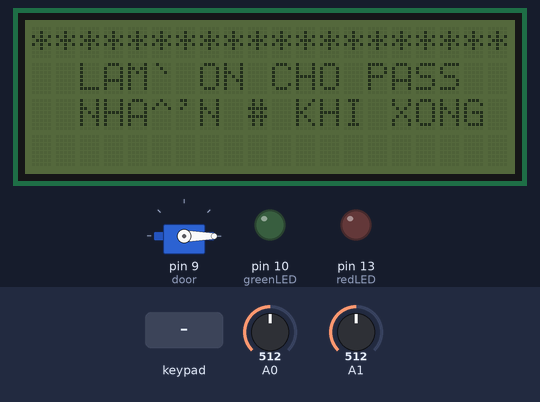
Bench run of a sketch on a simulated Arduino Uno, built with avr-gcc and run on an emulated ATmega328P. Shown: servo, 20×4 character LCD, output pins drawn as LEDs (lit = HIGH). The inputs (shaded band) are chosen by the test bench; at power-on: A0 = 512, A1 = 512.

Above: at 1.3 s.
1.4 s: A0 set to 990
2.9 s: A0 set to 1012
At 3.6 s:
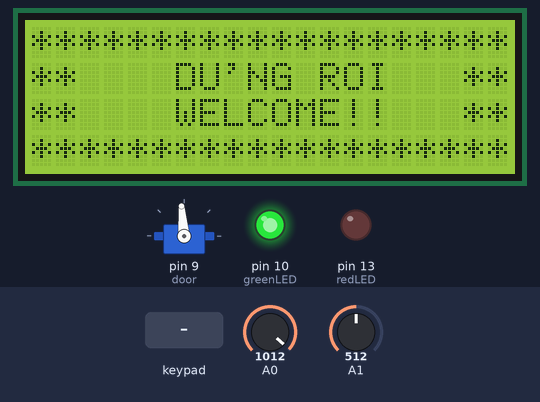
4.4 s: A1 set to 1010
At 6.05 s:
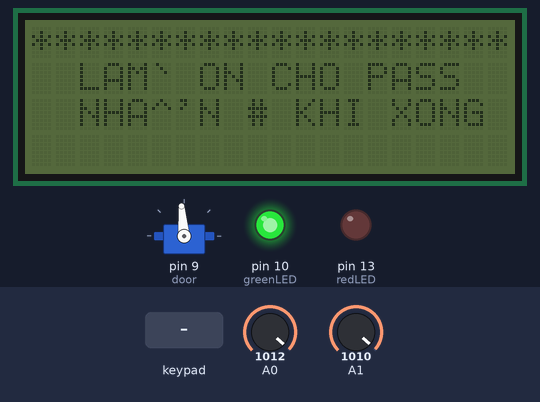
7.4 s: keypad keys 8 7 6 5 # pressed 0.4 s apart
At 10.2 s:
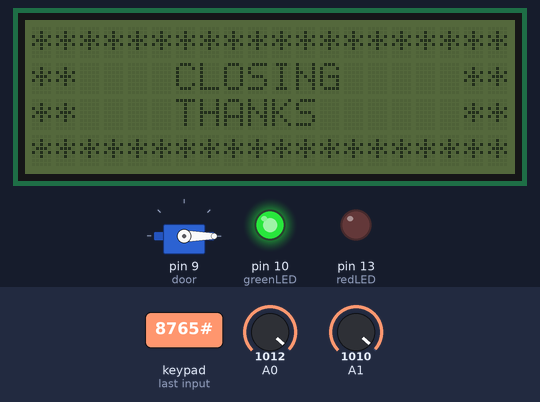
12.4 s: A0 set to 900
15.4 s: A0 set to 1010
At 17.6 s:
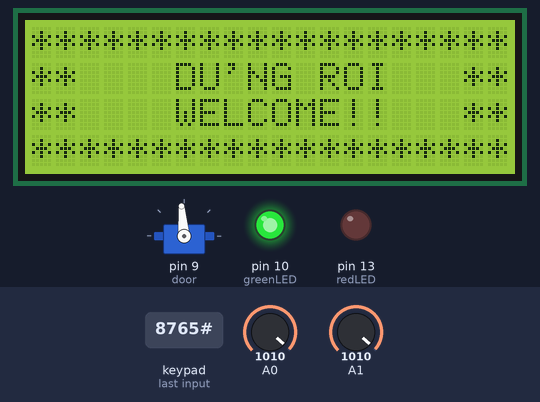
Timing chart, 0 to 19.1 s (numbered marks = the images above; inputs shaded):
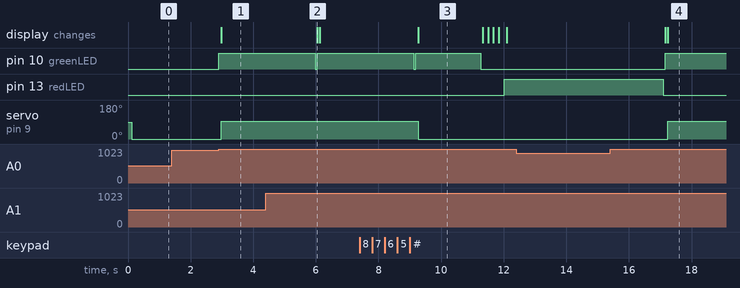

Measured:
- the behaviour switches between 1000 and 1001 on A0 (found by bisection; images 0 and 1)
- after the input at 1.4 s, every drawn part: stays the same
- after the input at 2.9 s, pin 10 (greenLED): LOW → HIGH at once; servo on pin 9 (door): 0° → 95° after 0.08 s; the display: changes after 0.08 s (image 1)
- after the input at 7.4 s, pin 10 (greenLED): goes on until 11.3 s, then stays LOW; pin 13 (redLED): LOW → HIGH after 4.6 s; servo on pin 9 (door): goes on until 9.3 s, then stays 0°
- after the input at 12.4 s, every drawn part: stays the same
- after the input at 15.4 s, servo on pin 9 (door): 0° → 95° after 1.8 s; the display: first differs from a run without the input after 1.8 s (image 4)
- what the display in image 3 shows lasts 2.0 s, from 9.3 s to 11.3 s

The sketch:

doorLock.ino
```cpp
#include <Servo.h>
Servo door;

#include <Keypad.h>
const byte ROWS = 4;
const byte COLS = 3;

char hexaKeys[ROWS][COLS] = {
  {'1', '2', '3'},
  {'4', '5', '6'},
  {'7', '8', '9'},
  {'*', '0', '#'}
};

byte rowPins[ROWS] = {8, 7, 6, 5};
byte colPins[COLS] = {4, 3, 2};

Keypad customKeypad = Keypad(makeKeymap(hexaKeys), rowPins, colPins, ROWS, COLS);


#include <Wire.h>
#include <LiquidCrystal_I2C.h>

LiquidCrystal_I2C lcd(0x27,20,4);  // set the LCD address to 0x27 for a 16 chars and 2 line display
  int total;
int password=1111;
int doorcondition = 0;
int greenLED = 10;
int redLED = 13;
int d=4;
int c=5;

void setup() {


pinMode(greenLED, OUTPUT);
pinMode(redLED, OUTPUT);
  door.attach(9);        //attach the servo on pins
  Serial.begin(9600);
  lcd.init();
  // Print a message to the LCD.
  lcd.backlight();

  lcd.clear();
  lcd.setCursor(0,0);
  lcd.print("********************");
  lcd.setCursor(0,1);
  lcd.print("  LAM` ON CHO PASS");
  lcd.setCursor(0,2);
  lcd.print("  NHA^'N # KHI XONG");
  lcd.setCursor(0,3);
  lcd.setBacklight(0);
door.write(0);

}


void loop() {
int   a = analogRead(A0);
int   b = analogRead(A1);
if (a>1000){

  unlockDoor();
  lcd.setBacklight(0);
}
if (b>1000){

  lockDoor();
} lcd.setBacklight(0);

char costomKey = customKeypad.getKey();
if(costomKey){
int   i = GetNumber();

if (i == 999){
 password = GetPass();
 lcd.setBacklight(0);
}
else if (i != password){

  invalidCode();
  lcd.setBacklight(0);
}
else if ( i == password) {

  unlockDoor();
  lcd.setBacklight(0);
}

}


  }

int GetNumber()
{lcd.setBacklight(200);
   int num = 0;
   char key = customKeypad.getKey();

   while(key != '#')
   {
      switch (key)
      {
         case NO_KEY:
            break;

         case '0': case '1': case '2': case '3': case '4':
         case '5': case '6': case '7': case '8': case '9':
            lcd.print(key);
            num = num * 10 + (key - '0');
            break;

         case '*':
            num = 0;
            displayCodeEntryScreen();
            break;
      }

      key = customKeypad.getKey();
   }

   return num;
}


 int GetPass()
{lcd.setBacklight(200);
   int num = 0;
   char key = customKeypad.getKey();
   lcd.clear();
  lcd.setCursor(0,0);
  lcd.print("********************");
  lcd.setCursor(0,1);
  lcd.print("****THAY PASS HA?***");
  lcd.setCursor(0,2);
  lcd.print("******GHI DI:");
  lcd.setCursor(0,3);
   while(key != '#')
   {
      switch (key)
      {
         case NO_KEY:
            break;

         case '0': case '1': case '2': case '3': case '4':
         case '5': case '6': case '7': case '8': case '9':
            lcd.print(key);
            num = num * 10 + (key - '0');
            break;

         case '*':
            num = 0;
  lcd.clear();
  lcd.setCursor(0,0);
  lcd.print("********************");
  lcd.setCursor(0,1);
  lcd.print("****THAY PASS HA?***");
  lcd.setCursor(0,2);
  lcd.print("******GHI DI:");
  lcd.setCursor(0,3);
            break;
      }

      key = customKeypad.getKey();
   }
   lcd.clear();
   lcd.setCursor(0,0);
   lcd.print("NEW PASSWORD SET");
   delay(2000);
   displayCodeEntryScreen();
   return num;
}


  void invalidCode()
{
  lcd.setBacklight(200);
  digitalWrite(redLED, HIGH);
  lcd.clear();
  lcd.setCursor(0,0);
  lcd.print("********************");
  lcd.setCursor(0,1);
  lcd.print("**  MAY` LA` AI?  **");
  lcd.setCursor(0,2);
  lcd.print("**  SAI PASS ROI  **");
  lcd.setCursor(0,3);
  lcd.print("********CU'T*****");
  lcd.print(d);
  lcd.print("***");
  d=d-1;
  if (d>0){
  delay(5000);
  digitalWrite(redLED, LOW);
  displayCodeEntryScreen();
}
  else{
 lcd.clear();
  lcd.setBacklight(0);
  d=4;
   }

  }


  void unlockDoor()
{
  lcd.setBacklight(200);
  digitalWrite(10, HIGH);
  lcd.clear();
  lcd.setCursor(0,0);
  lcd.print("********************");
  lcd.setCursor(0,1);
  lcd.print("**    DU'NG ROI   **");
  lcd.setCursor(0,2);
  lcd.print("**    WELCOME!!   **");
  lcd.setCursor(0,3);
  lcd.print("********************");

  //add any code to unlock the door here

   door.write(95);
  delay(3000);
  digitalWrite(10, LOW);
  displayCodeEntryScreen();
  d=4;
}


void lockDoor()
{
  digitalWrite(10, HIGH);
  lcd.clear();
  lcd.setCursor(0,0);
  lcd.print("********************");
  lcd.setCursor(0,1);
  lcd.print("**    CLOSING     **");
  lcd.setCursor(0,2);
  lcd.print("**    THANKS      **");
  lcd.setCursor(0,3);
  lcd.print("********************");

  //add any code to unlock the door here

   door.write(0);
  delay(2000);
  digitalWrite(10, LOW);
  displayCodeEntryScreen();
  d=4;
}


void displayCodeEntryScreen()
{lcd.setBacklight(200);
  lcd.clear();
  lcd.setCursor(0,0);
  lcd.print("********************");
  lcd.setCursor(0,1);
  lcd.print("  LAM` ON CHO PASS  ");
  lcd.setCursor(0,2);
  lcd.print("  NHA^'N # KHI XONG");
  lcd.setCursor(0,3);

}
```
